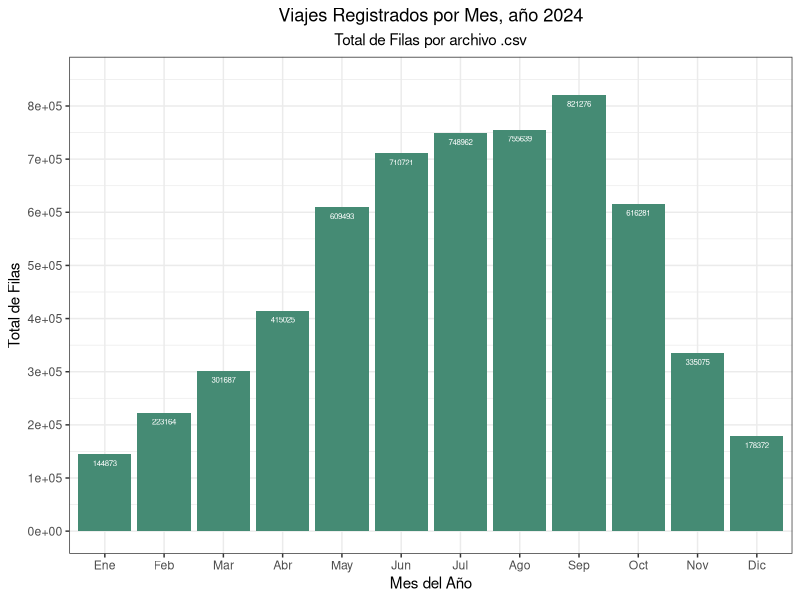
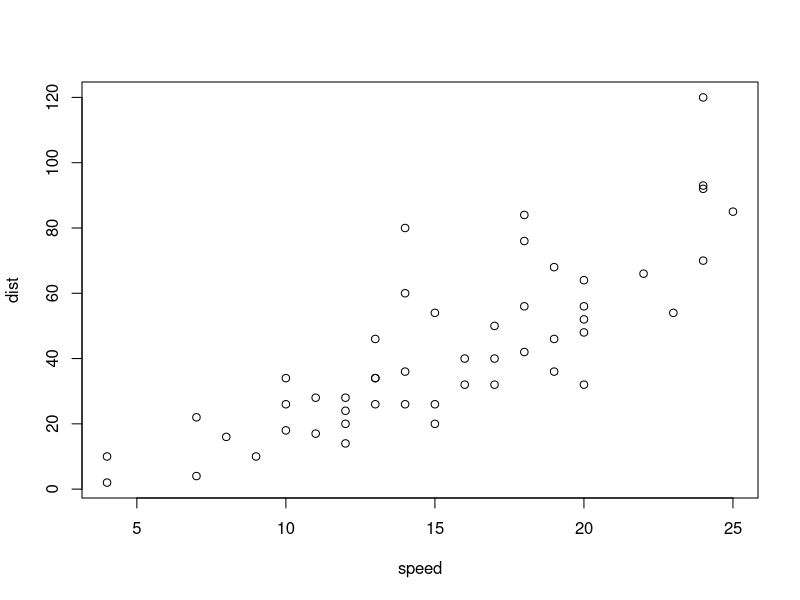

Reproduce these figures in R, in order.
## ---- chunk 1

library(tidyverse)
library(ggplot2)

datos <- data.frame (
  meses <- c("Ene", "Feb", "Mar", "Abr", "May", "Jun", 
             "Jul", "Ago", "Sep", "Oct", "Nov", "Dic"),
  totales <- c(144873, 223164, 301687, 415025, 609493, 710721,
              748962, 755639, 821276, 616281, 335075, 178372)
)

ggplot(datos, aes(x = factor(meses, levels = unique(meses)), y = totales)) + 
  geom_bar(position = "dodge", stat = "identity", fill = "aquamarine4") +
  scale_y_continuous(limits = c(0,850000), n.breaks = 7) + 
  ggtitle("Viajes Registrados por Mes, año 2024",
          subtitle = "Total de Filas por archivo .csv") +
  xlab("Mes del Año") +
  ylab("Total de Filas") +
  geom_text(label = totales, size = 2, vjust = 2, color = "white")+
  theme_bw() +
  theme(
    plot.title = element_text(hjust = 0.5),
    plot.subtitle = element_text(hjust = 0.5),
        )

## ---- chunk 2
plot(cars)
